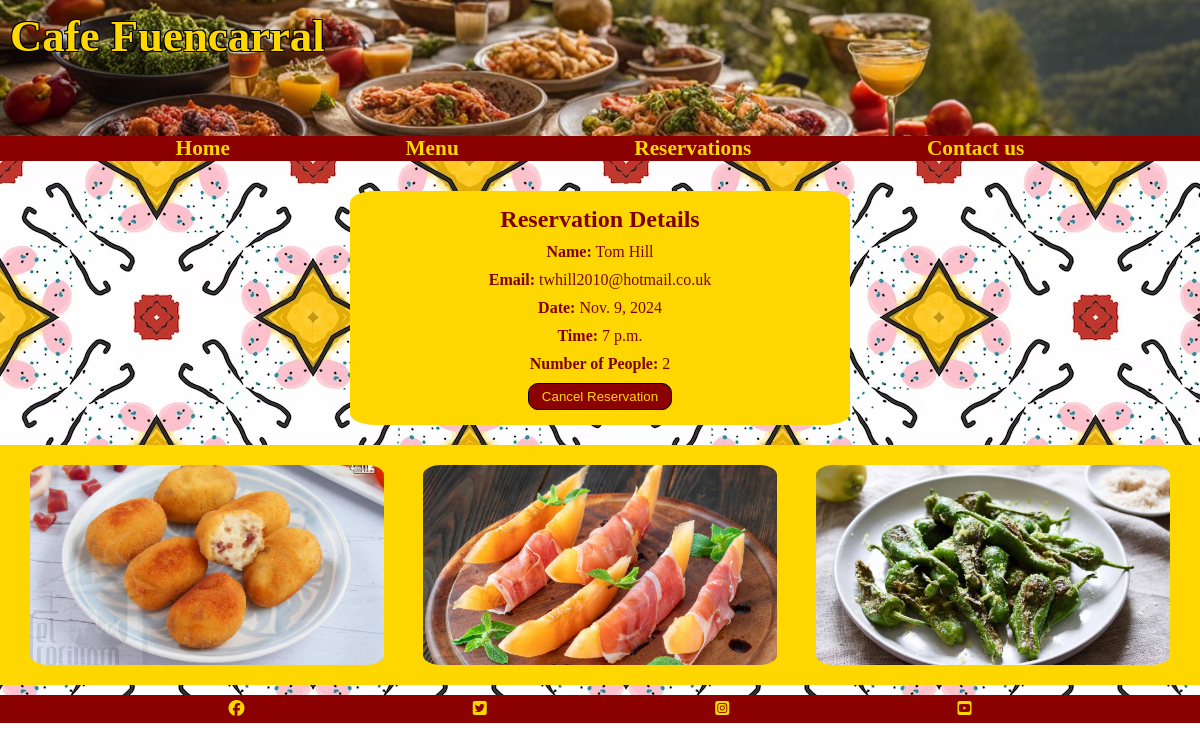
Page /reservations/modify/FUE-1JQG978A/ on the earlier database version.
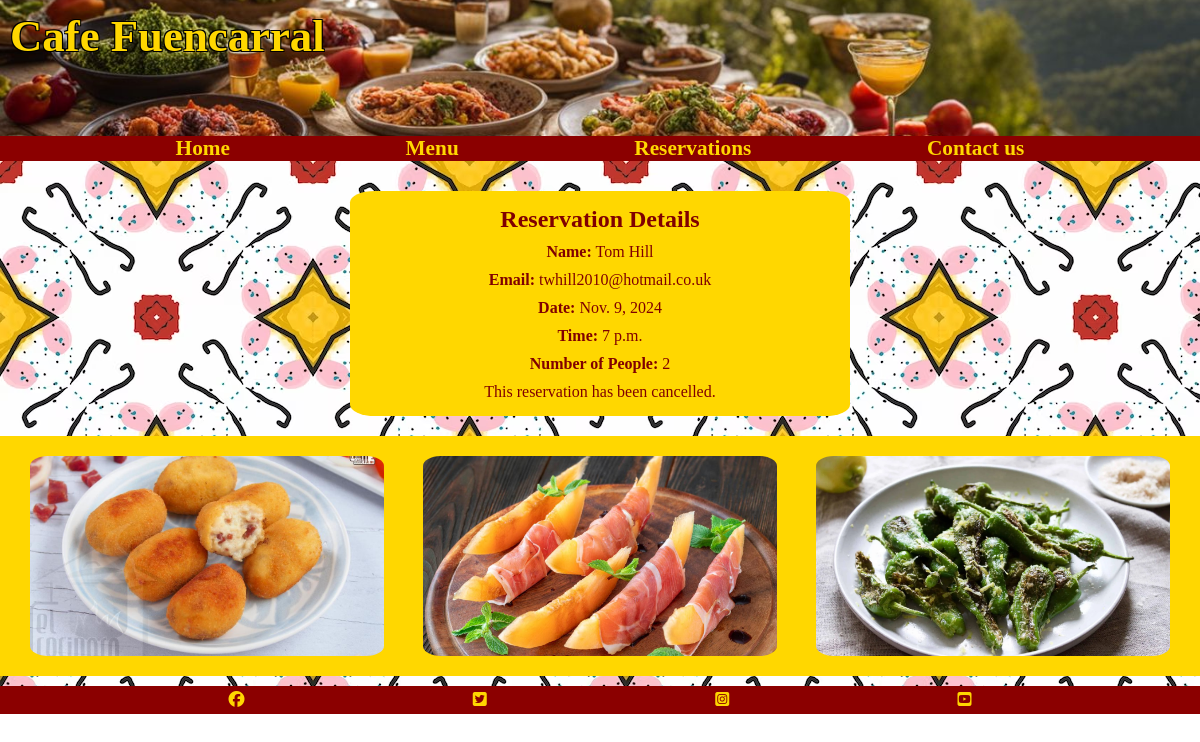
Same page on the later database version.
### reservations/models.py (models this page shows, shortened)
class Reservation(models.Model):
    NUMBER_OF_PEOPLE_CHOICES = [
        (1, "1"),
        (2, "2"),
        (3, "3"),
        (4, "4"),
        (5, "5"),
        (6, "6"),
    ]
    TIME_OF_DAY_CHOICES = [
        (time(17, 0), "17:00"),
        (time(17, 30), "17:30"),
        (time(18, 0), "18:00"),
        (time(18, 30), "18:30"),
        (time(19, 0), "19:00"),
        (time(19, 30), "19:30"),
        (time(20, 0), "20:00"),
        (time(20, 30), "20:30"),
        (time(21, 0), "21:00"),
    ]
    SPECIAL_OCCASION_CHOICES = [
        ("None", "None"),
        ("Birthday", "Birthday"),
        ("Anniversary", "Anniversary"),
    ]
    STATUS_CHOICES = [
        ("Active", "Active"),
        ("Cancelled", "Cancelled"),
    ]
    people = models.IntegerField(choices=NUMBER_OF_PEOPLE_CHOICES)
    date = models.DateField()
    time = models.TimeField(choices=TIME_OF_DAY_CHOICES)
    first_name = models.CharField(max_length=200)
    last_name = models.CharField(max_length=200)
    email = models.EmailField(max_length=200)
    special_occasion = models.CharField(
        max_length=200,
        choices=SPECIAL_OCCASION_CHOICES,
        blank=True,
        default='None')
    code = models.CharField(max_length=20, blank=True, null=True)
    timestamp = models.DateTimeField(null=True, blank=True)
    status = models.CharField(
        max_length=200,
        choices=STATUS_CHOICES,
        default="Active"
    )

### reservations/views.py (the view)
# urls.py: path('modify/<str:code>/', views.modify_view, name='modify'),
def modify_view(request, code):
    reservation = get_object_or_404(Reservation, code=code)
    return render(request, 'reservations/modify.html', {'reservation': reservation})

### reservations/templates/reservations/modify.html (shortened to what this page needs)
{% extends "base.html" %}
{% load static %}
{% block content %}
<main>
    <section class="box">
        <h2>Reservation Details</h2>
        {% if reservation %}
        <p><strong>Name:</strong> {{ reservation.first_name }} {{ reservation.last_name }}</p>
        <p><strong>Email:</strong> {{ reservation.email }}</p>
        <p><strong>Date:</strong> {{ reservation.date }}</p>
        <p><strong>Time:</strong> {{ reservation.time }}</p>
        <p><strong>Number of People:</strong> {{ reservation.people }}</p>
        {% if reservation.status == "Active" %}
        <form action="{% url 'reservation:cancel' reservation.code %}" method="post">
            <button type="submit" class="btn btn-danger">Cancel Reservation</button>
        </form>
        {% else %}
        <p>This reservation has been cancelled.</p>
        {% endif %}
        {% else %}
        <p>No reservation found.</p>
        {% endif %}
    </section>
    <section class="images">
        <div id="croquetas"></div>
        <div id="melon"></div>
        <div id="peppers"></div>
    </section>
</main>
{% endblock %}

### templates/base.html (shortened to what this page needs)
{% load static %}
<html lang="en">
<head>
    {% load static %}
    <link rel="stylesheet" href="{% static 'home/style.css' %}">
</head>
<body>
    <header>
        <section id="spanish-cuisine">
            <h1><a href="{% url 'home:home' %}">Cafe Fuencarral</a></h1>
        </section>
        <section>
            <nav>
                <ul id="navbar">
                    <li><a href="{% url 'home:home' %}">Home</a></li>
                    <li><a href="{% url 'menu:menu' %}">Menu</a></li>
                    <li><a href="{% url 'reservation:reservations' %}">Reservations</a></li>
                    <li><a href="{% url 'contactus:contactus' %}">Contact us</a></li>
                </ul>
            </nav>
        </section>
    </header>
    {% block content %}
    {% endblock %}
    <footer>
        <ul id="social-media">
            <li><a href="https://www.facebook.com/" target="_blank" rel="noopener"
                    aria-label="Visit our Facebook page (opens in a new tab)"><i class="fa-brands fa-facebook"></i></a>
            </li>
            <li><a href="https://x.com/" target="_blank" rel="noopener"
                    aria-label="Visit our X page (opens in a new tab)"><i class="fa-brands fa-twitter-square"></i></a>
            </li>
            <li><a href="https://www.instagram.com/" target="_blank" rel="noopener"
                    aria-label="Visit our Instagram page (opens in a new tab)"><i
                        class="fa-brands fa-square-instagram"></i></a></li>
            <li><a href="https://www.youtube.com/" target="_blank" rel="noopener"
                    aria-label="Visit our Youtube page (opens in a new tab)"><i
                        class="fa-brands fa-youtube-square"></i></a></li>
        </ul>
    </footer>
</body>
</html>

### home/static/home/style.css (style rules this page uses)
* { margin: 0; padding: 0; }
main { background: url("images/background-image.avif"); color: maroon; padding-top: 10px; padding-bottom: 10px; }
h1 { padding: 10px; font-size: 200%; }
#navbar { list-style: none; display: flex; justify-content: space-evenly; width: 100%; font-size: 95%; font-weight: bold; background-color: darkred; }
header a { text-decoration: none; color: gold; }
#spanish-cuisine { position: relative; background: url("images/spanish-cuisine.jpg") no-repeat center center/cover; height: 17%; color: gold; text-shadow: -1px -1px 0 black, 1px -1px 0 black, -1px 1px 0 black, 1px 1px 0 black; }
.box { background-color: gold; padding: 10px; border-radius: 5%; text-align: center; width: 80%; margin: 20px auto; }
h2, p { padding: 5px; }
.images { background-color: gold; padding: 10px; }
#croquetas { background: url("images/croquetas-de-jamon-serrano.jpeg") no-repeat center center/cover; width: 80%; height: 150px; margin: 10px auto; border-radius: 5%; }
#melon { background: url("images/melon-con-jamon.jpg") no-repeat center center/cover; width: 80%; height: 150px; margin: 10px auto; border-radius: 5%; }
#peppers { background: url("images/padron-peppers.webp") no-repeat center center/cover; width: 80%; height: 150px; margin: 10px auto; border-radius: 5%; }
footer { background-color: darkred; }
#social-media { list-style: none; display: flex; justify-content: space-evenly; width: 100%; padding-top: 5px; padding-bottom: 5px; }
footer a { color: gold; }
@media screen and (min-width: 768px) { header a { font-size: 140%; } }
@media screen and (min-width: 768px) { .box { width: 40%; margin: 20px auto; } }
@media screen and (min-width: 768px) { .images { display: flex; justify-content: space-between; } }
@media screen and (min-width: 768px) { #paella, #patatas, #tortilla, #croquetas, #melon, #peppers, #pan, #huevos, #pulpo { height: 200px; width: 30%; } }

Differences in the rows shown:
changed Reservation "Tom": status "Active" → "Cancelled" (drawn)
Other differences:
text no longer shown: "Cancel Reservation"
text now shown: "This reservation has been cancelled."
